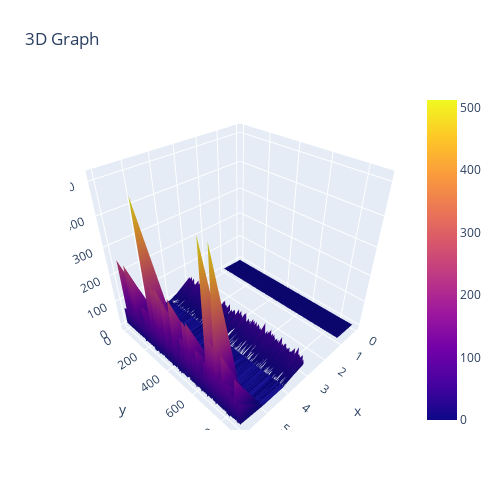

The code cell stored with this chart in its notebook:
### Code cell
import plotly.graph_objects as go 
import pandas as pd

z_data = df

fig = go.Figure(data=[go.Surface(z=z_data.values)])
fig.update_layout(title="3D Graph", autosize=False, width=500, height=500, margin=dict(l=70, r=60, b=70, t=90))

fig.show()

### Figure 1 — Plotly figure (JSON) as saved in the notebook; plotly's stock layout.template omitted (floating-point values rounded to 4 significant figures; data arrays with more than 128 entries replaced by an {"elided": "..."} marker saying what was removed)
{"data": [{"type": "surface", "z": {"elided": "891x15 mixed values"}}], "layout": {"autosize": false, "height": 500, "margin": {"b": 70, "l": 70, "r": 60, "t": 90}, "title": {"text": "3D Graph"}, "width": 500}}
